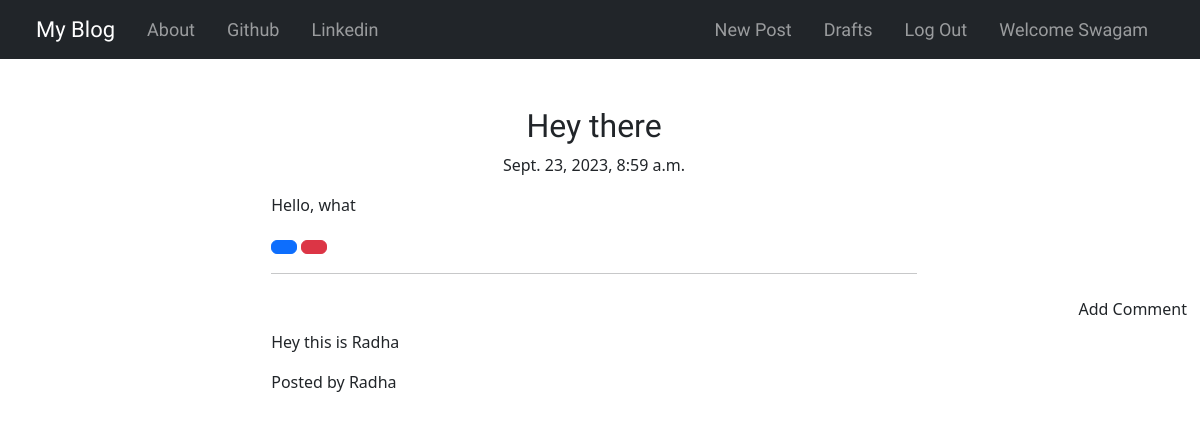
The page /17 (signed in) on the database its author committed.
### blog/models.py (models this page shows, shortened)
class Post(models.Model):
    author = models.ForeignKey("auth.User", on_delete=models.CASCADE)
    title = models.CharField(max_length=200)
    text = models.TextField()
    date = models.DateTimeField(default=timezone.now)
    published_date = models.DateTimeField(blank=True, null=True)

class Comment(models.Model):
    post = models.ForeignKey('blog.Post', related_name='comments', on_delete=models.CASCADE)
    author = models.CharField(max_length=100)
    text = models.TextField()
    create_date = models.DateTimeField(default=timezone.now)
    approved_comment = models.BooleanField(default=False)

### blog/views.py (the view)
# urls.py: path('<int:pk>', views.PostDetailView.as_view(), name='post_detail'),
class PostDetailView(DetailView):
    model = Post

### blog/templates/blog/post_detail.html (shortened to what this page needs)
{% extends 'blog/base.html' %}
{% load bootstrap_icons %}
{% block body_block %}
    <div class="container my-5" style="width:60%;">
        <h1 class="posttitle loader">{{ post.title }}</h1>
        {% if post.published_date %}
            <div class="date postdate">
                {{ post.published_date }}
            </div>
        {% else %}
            <a href="{% url 'blog:post_publish' pk=post.pk %}" class="btn btn-default">Publish</a>
        {% endif %}
        <p class="postcontent">{{ post.text|safe|linebreaksbr }}</p>
        {% if user.is_authenticated %}
            <a href="{% url 'blog:post_edit' pk=post.pk %}" class="btn btn-primary"></a>
            <a href="{% url 'blog:post_remove' pk=post.pk %}" class="btn btn-danger"></a>
        {% endif %}
        <hr>
        <a href="{% url 'blog:add_comment_to_post' pk=post.pk %}" class="btn btn-comment">Add Comment</a>
        <div class="conatiner">
            {% for comment in post.comments.all %}
                <br>
            <p>{{ comment.text|safe|linebreaks }}</p>
            <p>Posted by {{ comment.author }}</p>
            {% empty %}
            <p>No Comments</p>
            {% endfor %}
        </div>
    </div>
{% endblock %}

### blog/templates/blog/base.html (shortened to what this page needs)
<!DOCTYPE html>
{% load static %}
{% load bootstrap_icons %}
<html lang="en">
<head>
    <link href="https://cdn.jsdelivr.net/npm/bootstrap@5.3.2/dist/css/bootstrap.min.css" rel="stylesheet">
    <link rel="stylesheet" href="//cdn.jsdelivr.net/npm/medium-editor@latest/dist/css/medium-editor.min.css" type="text/css" media="screen" charset="utf-8">
    <link rel="stylesheet" href="{% static 'css/blog.css' %}">
</head>
<body>
    <nav class="navbar navbar-expand-lg navbar-dark bg-dark navbar-static-top techfont">
        <div class="container-fluid mx-4">
          <a class="navbar-brand bigbrand" href="{% url 'blog:post_list' %}">My Blog</a>
          <div class="collapse navbar-collapse justify-content-between" id="navbarNavAltMarkup">
            <div class="navbar-nav">
                <a class="nav-link mx-2" href="{% url 'blog:about' %}">About</a>
              <a class="nav-link mx-2" href="https://github.com/">Github</a>
              <a class="nav-link mx-2" href="https://linkedin.com/">Linkedin</a>
            </div>
            <div class="navbar-nav">
                {% if user.is_authenticated %}
                    <a class="nav-link mx-2" href="{% url 'blog:post_new' %}">New Post</a>
                    <a class="nav-link mx-2" href="{% url 'blog:post_draft_list' %}">Drafts</a>
                    <a class="nav-link mx-2" href="{% url 'logout' %}">Log Out</a>
                    <a class="nav-link mx-2">Welcome {{ user.username }}</a>
                    {% else %}
                    <a class="nav-link mx-2" href="{% url 'login' %}"><span>{% bs_icon 'person-fill' size='1.5em' %}</span></a>
                {% endif %}
            </div>
          </div>
        </div>
    </nav>
    <div class="content container m-4">
        {% block body_block %}
        {% endblock %}
    </div>
</body>
</html>

### blog/static/css/blog.css (style rules this page uses)
.techfont { font-family: 'Mooli', sans-serif; font-size: 18px; margin-bottom: 10px; }
.bigbrand { font-size: 22px; }
.postdate { text-align:center; }
.posttitle { font-family: 'Mooli', sans-serif; font-size: 2em; text-align: center; }
.postcontent { font-family: 'Montserrat'; font-size: 1em; }
.btn-comment { position: absolute; right: 0px; }
.loader { filter:hue-rotate(0deg); color:linear-gradient(45deg,#0f8,#08f); animation:hue 10000ms infinite linear; }

### rows shown on the page
Post: title "Hey there", published_date "Sept. 23, 2023, 8:59 a.m.", text "Hello, what"
Comment: text "Hey this is Radha", author "Radha"

### other values the page prints
{{ user.username }} "Swagam"
